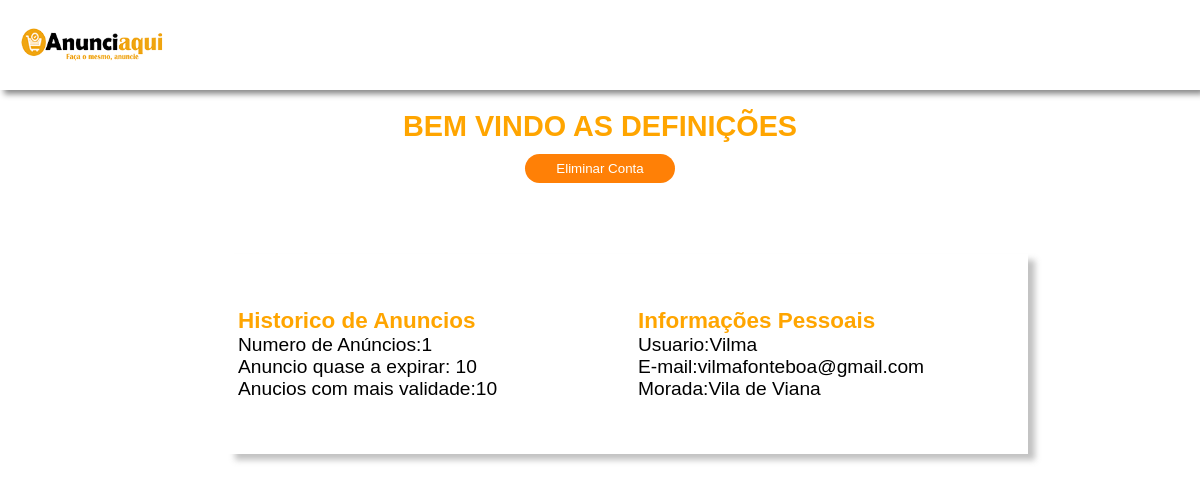
Screenshot of /controller/Definicoes.php (signed in) with the database file from the repository.
### tables this page shows
CREATE TABLE IF NOT EXISTS `entrar` (
  `id` int(11) NOT NULL AUTO_INCREMENT,
  `usuario` varchar(50) DEFAULT NULL,
  `email` varchar(50) DEFAULT NULL,
  `morada` varchar(50) DEFAULT NULL,
  `senha` varchar(50) DEFAULT NULL,
  PRIMARY KEY (`id`)
);

### controller/Definicoes.php (the view, shortened to what this page needs)
<?php
$host = "localhost";
$user = "root";
$password = "";
$database = "anuciar";
$banco = mysqli_connect($host, $user, $password, $database);
$sessao=$_SESSION['nome'];
$todos = mysqli_query($banco,"SELECT * FROM entrar  WHERE usuario='$sessao' ORDER BY id DESC");
$mos = mysqli_query($banco,"SELECT min(visitas)titulo FROM publicar  WHERE usuario='$sessao' ORDER BY visitas DESC");
$maior = mysqli_query($banco,"SELECT max(visitas)pio FROM publicar WHERE usuario='$sessao'");
$contar = mysqli_query($banco,"SELECT count(visitas)conte FROM publicar WHERE usuario='$sessao'");
?>
<!DOCTYPE html>
<html>
<head>
	<link rel="stylesheet" href="../vendor/css/estilo.css">
    <link rel="stylesheet" href="../vendor/css/font-awesome/css/font-awesome.css">
    <link rel="stylesheet" href="../vendor/css/modal.css">
</head>
<body>
<header class="header">
<a href="../index.php"><img src="../vendor/logo.png" style="width:150px;"></a>
	</header>
<h2 style="color:orange; margin-top: 20px; text-align: center;">BEM VINDO AS DEFINIÇÕES</h2>
     <ul class="lista-menu" style="display: flex; justify-content: center; align-content: center;">
    <li><form method="POST" action="Eliminar-Conta.php"><a>
<input type="submit"class="btn" style="width: 150px; text-align: center;" name="eliminar" value="Eliminar Conta"></a><br>
</form></li>
</ul>
			  <section style=" width: 1000%; height:200px;background-color: #fff; box-shadow: 7px 6px 6px #6666;display: flex; justify-content: center; align-content: center; margin-top: 5%; margin-left: 19%; "
              class="flex timeline-visualizar" id="info">
                <div class="Notificacoes">
                            <h3 style="color:orange;">Historico de Anuncios</h3>
                            <p style="color: black;">Numero de Anúncios:<?php
                while ($res = mysqli_fetch_assoc($contar)) {
                        echo($res['conte']);
                    }
                        ?><p>
                                <p style="color: black;">Anuncio quase a expirar:    <?php
                while ($res = mysqli_fetch_assoc($mos)) {
                        echo($res['titulo']);
                    }
                        ?></p>
                                    <p style="color: black;">Anucios com mais validade:<?php
                while ($reds = mysqli_fetch_assoc($maior)) {
                        echo($reds['pio']);
                    }
                        ?>
                                    </p>
</div>
 <div class="Notificacoes">
                            <h3 style="color:orange;">Informações Pessoais</h3>
       <?php
                while ($reds = mysqli_fetch_assoc($todos)) {
                    ?>
                          <p style="color: black;">Usuario:<?php echo($reds['usuario']);?></p>
                          <p style="color: black;">E-mail:<?php echo($reds['email']);?></p>
                          <p style="color: black;">Morada:<?php echo($reds['morada']);?></p>
                    <?php
                    }
                        ?>
</div>
</section><br>

### rows the page displays
entrar: usuario "Vilma", email "vilmafonteboa@gmail.com", morada "Vila de Viana"

### other values shown
$res['conte'] "1"
$res['titulo'] "10"
$reds['pio'] "10"
